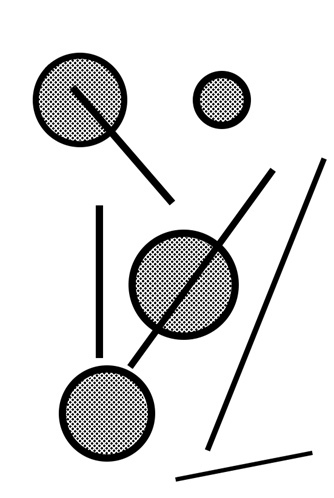
#> input picture Lab4/4-1.jpg, 334 x 498 px, found by its file name
$ python task72.py
#> lines starting #> are read from the running program, lines starting #| are printed output that depends on the picture; after the words box and inside, x2 and y2 are one past the last pixel; in counts of white or black regions, pixels touching at a corner belong together
import cv2, math
import numpy as np

_, img = cv2.threshold(cv2.imread("Lab4\\4-1.jpg", cv2.IMREAD_GRAYSCALE), 50, 255, cv2.THRESH_BINARY_INV)
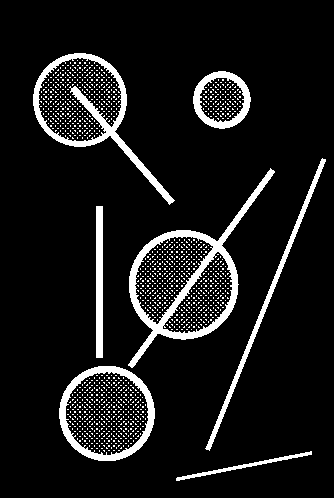
#> img: shape (498, 334); 9.6% white; 1405 white regions (1398 under 20 px), largest, box (x1, y1, x2, y2) and area: (128, 168, 275, 368) 3741, (33, 53, 175, 205) 2676, (59, 366, 155, 461) 1967
img = cv2.morphologyEx(img, cv2.MORPH_OPEN, np.ones((2,2)),iterations=2)
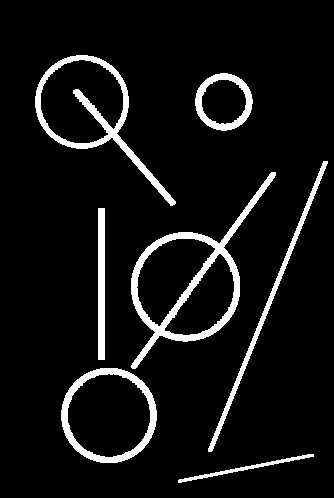
#> img: shape (498, 334); 7.4% white; 7 white regions, largest, box (x1, y1, x2, y2) and area: (131, 172, 276, 369) 3625, (35, 55, 176, 206) 2579, (61, 368, 157, 463) 1917
k = int(img.shape[0]/4)
#> k = 124
lines = cv2.HoughLinesP(img, 1, np.pi/180, k)
#> lines = 47 rows, first 6: [210, 451, 327, 161], [208, 451, 325, 161], [135, 368, 275, 175], [238, 375, 239, 372], [284, 261, 302, 216], [131, 367, 273, 172]
crcls = cv2.HoughCircles(img, cv2.HOUGH_GRADIENT, 1, k, param2=30)
#> crcls = [[185.5, 286.5, 54.7], [108.5, 414.5, 40.5], [83.5, 103.5, 44.4], [224.5, 101.5, 27.9]]
crcls = np.uint16(np.around(crcls))
#> crcls = [[186, 286, 55], [108, 414, 40], [84, 104, 44], [224, 102, 28]]

img = 255 - cv2.cvtColor(img, cv2.COLOR_GRAY2BGR)

lngt2=0
for line in lines:
    a1, b1, c1, d1 = line[0]
    lngt1 = math.sqrt((a1-c1)**2 + (b1-d1)**2)
    if lngt1 > lngt2:
        lngt2 = lngt1
        a2, b2, c2, d2 = (a1,b1,c1,d1)
#> this loop made 47 passes
#> (a1, b1, c1, d1, lngt1, lngt2, a2, b2) on pass 1: (210, 451, 327, 161, 312.7, 312.7, 210, 451)
#> (a1, b1, c1, d1, lngt1) on passes 2 to 7: (208, 451, 325, 161, 312.7), (135, 368, 275, 175, 238.4), (238, 375, 239, 372, 3.16), (284, 261, 302, 216, 48.47), (131, 367, 273, 172, 241.2), (131, 366, 164, 321, 55.8)
#> after the loop, a2 = 210; b2 = 451; c2 = 327; d2 = 161; lngt2 = 312.7
cv2.line(img, (a2, b2), (c2, d2), (125,0,255), 3)

r2=0
for i in crcls[0, :]:
    r1 = i[2]
    if r1 > r2:
        cntr = (i[0], i[1])
        r2 = r1
#> this loop made 4 passes
#> (r1, cntr, r2) on pass 1: (55, (186, 286), 55)
#> (i, r1) on passes 2 to 4: ([108, 414, 40], 40), ([84, 104, 44], 44), ([224, 102, 28], 28)
#> after the loop, r2 = 55
cv2.circle(img, cntr, r2, (255,0,125), 3)
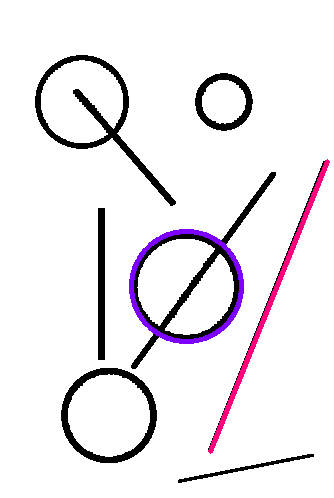
#> img: shape (498, 334, 3); mean of channels 0, 1, 2 238, 234.1, 237.9; drawn as B, G, R

cv2.imshow('result',img)
if cv2.waitKey() == ord('s'):
#> (key Esc is pressed here)
    cv2.imwrite('Lab7\\results\\7_2_result.jpg', img)
